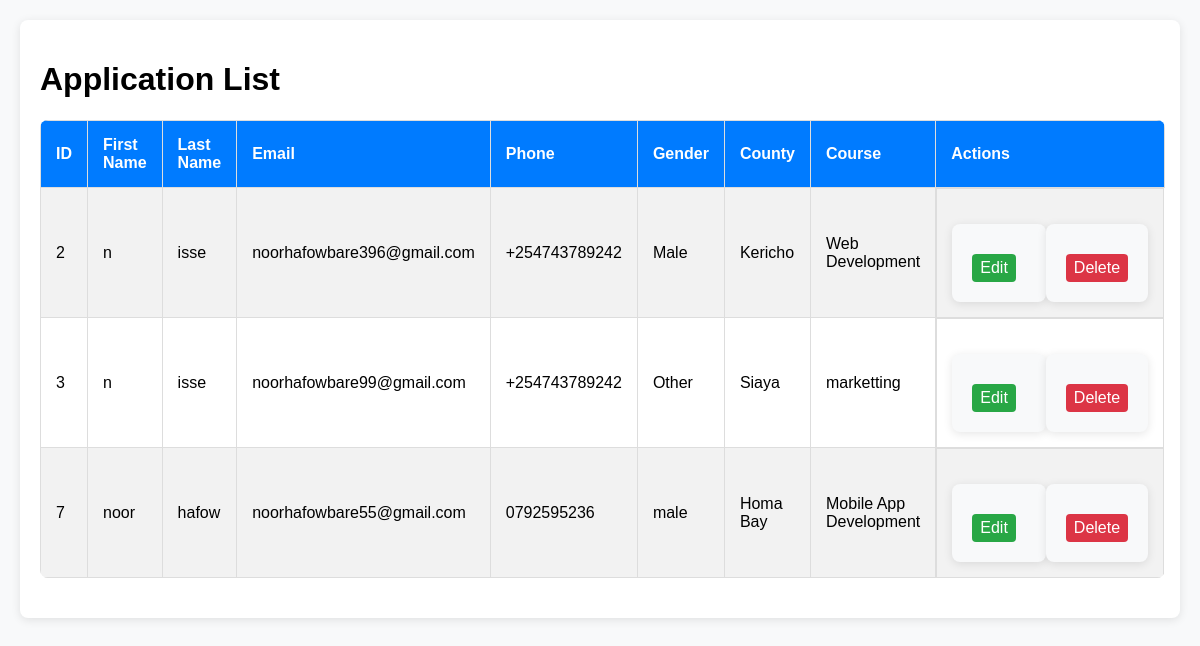
The page /admin/applications on the database as committed earlier.
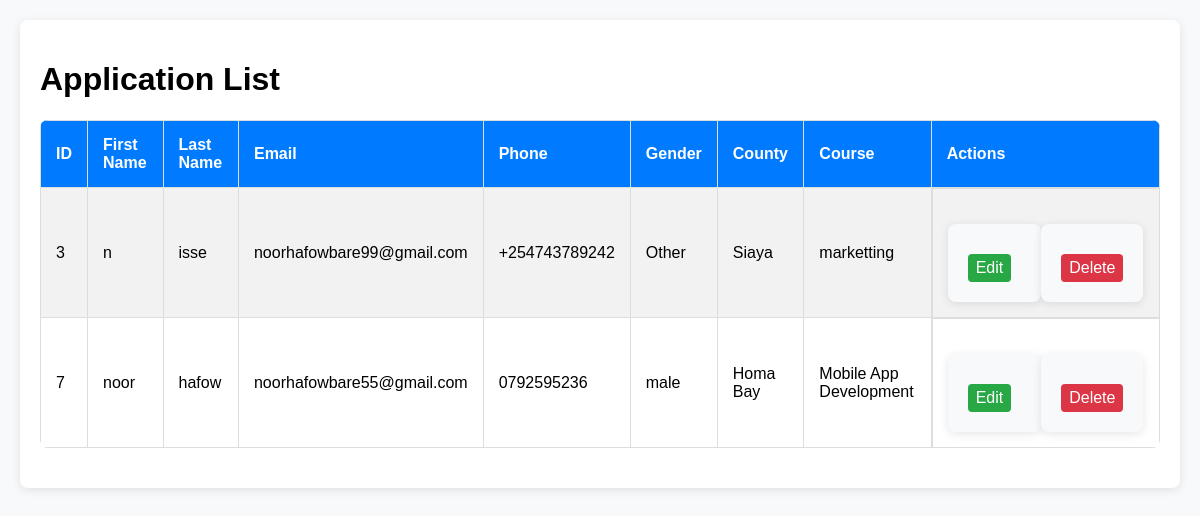
The same page on the database as committed later.
### tables this page shows
CREATE TABLE applications (
                    id INTEGER PRIMARY KEY AUTOINCREMENT,
                    first_name TEXT NOT NULL,
                    last_name TEXT NOT NULL,
                    email TEXT NOT NULL,
                    phone TEXT NOT NULL,
                    gender TEXT NOT NULL,
                    county TEXT NOT NULL,
                    course TEXT NOT NULL
                );

### app.py (the view)
@app.route('/admin/applications')
def view_applications():
    page = request.args.get('page', 1, type=int)
    per_page = 10  # Number of records per page
    offset = (page - 1) * per_page
    conn = get_db_connection()
    applications = conn.execute('SELECT * FROM applications LIMIT ? OFFSET ?', (per_page, offset)).fetchall()
    conn.close()
    return render_template('applications.html', applications=applications, page=page, per_page=per_page)

### app.py (called while the page is built)
def get_db_connection():
    conn = sqlite3.connect('database.db')
    conn.row_factory = sqlite3.Row
    return conn

### templates/applications.html (shortened to what this page needs)
<!DOCTYPE html>
<html lang="en">
  <head>
    <link
      rel="stylesheet"
      href="{{ url_for('static', filename='css/admin.css') }}"
    />
  </head>
  <body>
    <div class="container">
      <h1>Application List</h1>
      <table>
        <tr>
          <th>ID</th>
          <th>First Name</th>
          <th>Last Name</th>
          <th>Email</th>
          <th>Phone</th>
          <th>Gender</th>
          <th>County</th>
          <th>Course</th>
          <th>Actions</th>
        </tr>
        {% for application in applications %}
        <tr>
          <td>{{ application.id }}</td>
          <td>{{ application.first_name }}</td>
          <td>{{ application.last_name }}</td>
          <td>{{ application.email }}</td>
          <td>{{ application.phone }}</td>
          <td>{{ application.gender }}</td>
          <td>{{ application.county }}</td>
          <td>{{ application.course }}</td>
          <td class="actions">
            <form
              action="{{ url_for('edit_application', id=application.id) }}"
              method="GET"
              style="display: inline"
            >
              <button class="edit" type="submit">Edit</button>
            </form>
            <form
              action="{{ url_for('delete_application', id=application.id) }}"
              method="POST"
              style="display: inline"
            >
              <button
                class="delete"
                type="submit"
                onclick="return confirm('Are you sure you want to delete this application?');"
              >
                Delete
              </button>
            </form>
          </td>
        </tr>
        {% endfor %}
      </table>
    </div>
  </body>
</html>

Rows that differ between the two databases and show on the page:
removed applications: id "2", first_name "n", last_name "isse", email "noorhafowbare396@gmail.com", phone "+254743789242", gender "Male", county "Kericho", course "Web Development"
